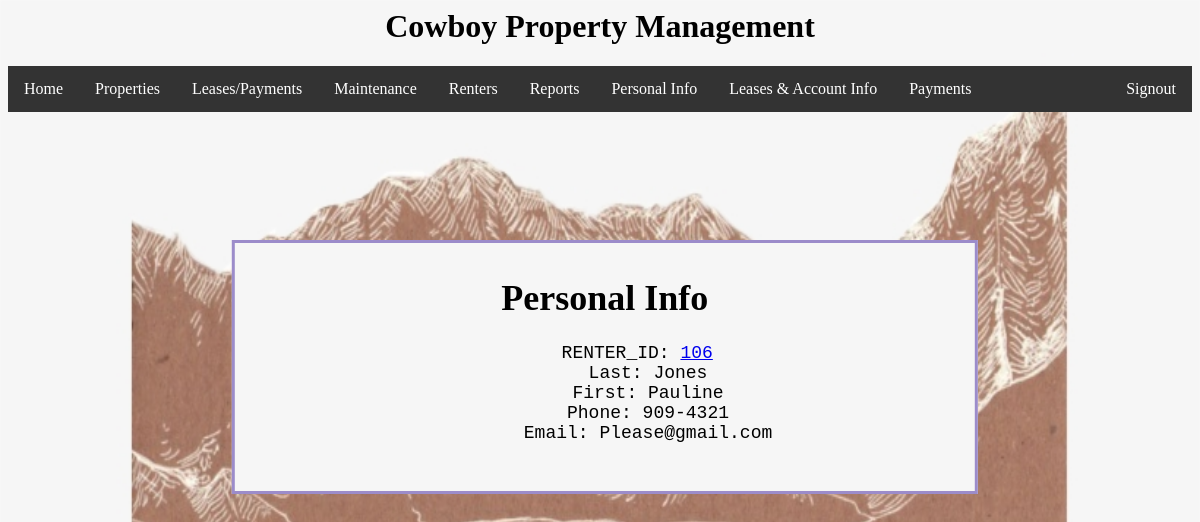
/personalinformation.php (signed in), run on the app's committed database.
### tables this page shows
CREATE TABLE `renter` (
  `RENTER_ID` int(11) NOT NULL,
  `Last` varchar(128) DEFAULT NULL,
  `First` varchar(128) NOT NULL,
  `Phone` varchar(128) DEFAULT NULL,
  `Email` varchar(128) DEFAULT NULL,
  `perspective` tinyint(1) NOT NULL
);

### personalinformation.php (the view, shortened to what this page needs)
<html>
	<head>
		<link rel='stylesheet' href="/GroupProject/css/styles.css">
		</head>
		<body>
			<h1>Cowboy Property Management</h1>
		<ul>
  				<li><a href="homescreen.php">Home</a></li>
  				<li><a href="properties.php">Properties</a></li>
				<li><a href="leasepayments.php">Leases/Payments</a></li>
				<li><a href="maintenance.php">Maintenance</a></li>
				<li><a href="renters.php">Renters</a></li>
				<li><a href="reports.php">Reports</a></li>
  				<li><a href="personalinformation.php">Personal Info</a></li>
  				<li><a href="leases.php">Leases & Account Info</a></li>
				<li><a href="payments.php">Payments</a></li>
  				<li style="float:right"><a class="active" href="logout.php">Signout</a></li>
			</ul>
		<div class="center"><h1>Personal Info </h1>
		</body>
</html>
<?php
	  require_once 'checksession.php';
	  $conn = new mysqli($hn, $un, $pw, $db);
	   $query = "SELECT RENTER_ID, Last, First, Phone, Email FROM Renter where first in (select forename from users)";
$result = $conn->query($query);
$rows = $result->num_rows;
for($j=0; $j<$rows; $j++)
{
	$row = $result->fetch_array(MYSQLI_ASSOC);
echo <<<_END
	<pre>
	RENTER_ID: <a href='updateRenter.php?RENTER_ID=$row[RENTER_ID]'>$row[RENTER_ID]</a>
	Last: $row[Last]
	First: $row[First]
	Phone: $row[Phone]
	Email: $row[Email]
	</pre>
	<form action='updateRenter.php' method='post'>
		<input type='hidden' name='delete' value='yes'>
		<input type='hidden' name='RENTER_ID' value='$row[RENTER_ID]'>
	</form>
_END;
}
	  ?>

### css/styles.css (style rules this page uses)
body { background-image: url("/GroupProject/images/paper.jpg"); background-repeat: no-repeat; background-color: #cccccc; background-size: 100% 100%; }
h1 { color: Black; text-align: center; }
ul { list-style-type: none; margin: 0; padding: 0; overflow: hidden; background-color: #333; }
li { float: left; }
li a { display: block; color: white; text-align: center; padding: 14px 16px; text-decoration: none; }
.active { background-color: #333; }
.center { font-size: 18; margin:0; width: 60%; border: 3px solid #9c8cca; padding: 10px; position: absolute; top: 30%; -ms-transform: translateY(-30%); transform: translateY(-30%); -ms-transform: translateX(30%); transform: translateX(30%); color: black; background-color: #f6f6f6; text-align: center; }

### data on the page
renter: RENTER_ID "106", Last "Jones", First "Pauline", Phone "909-4321", Email "Please@gmail.com"
